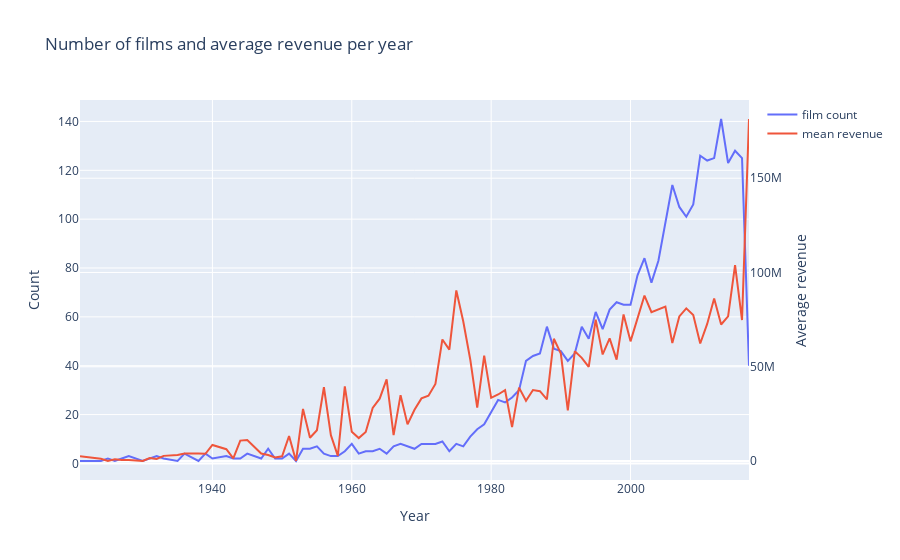

This figure's notebook cell:
### Code cell
d1 = train['release_date_year'].value_counts().sort_index()
d2 = train.groupby(['release_date_year'])['revenue'].mean()

data = [go.Scatter(x=d1.index, y=d1.values, name='film count'),
        go.Scatter(x=d2.index, y=d2.values, name='mean revenue', yaxis='y2')]

layout = go.Layout(dict(title = "Number of films and average revenue per year",
                  xaxis = dict(title = 'Year'),
                  yaxis = dict(title = 'Count'),
                  yaxis2=dict(title='Average revenue', overlaying='y', side='right')
                  ),legend=dict(
                orientation="v"))
py.iplot(dict(data=data, layout=layout))
